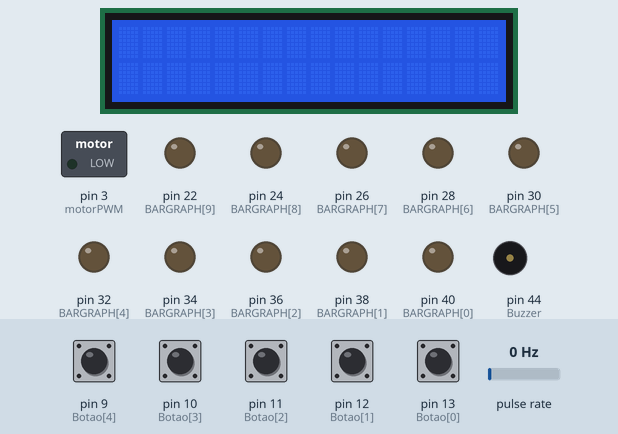
The sketch below on a simulated Arduino Mega 2560, built with avr-gcc and run on an emulated ATmega2560. Shown: 16×2 character LCD, switched loads named in the sketch (green lamp = pin HIGH), output pins drawn as LEDs (lit = HIGH), buzzer (waves = sounding, pin HIGH). Wiring (inferred from the names in the program): pulse sensor: data pin 2. The test bench sets the inputs (shaded band); at power-on: pin 9 (Botao[4]), pin 10 (Botao[3]), pin 11 (Botao[2]), pin 12 (Botao[1]), pin 13 (Botao[0]) LOW, pulse rate 0 Hz. What the sketch prints to the serial monitor is not drawn.

Above: at 1.2 s.
1.3 s: pin 9 (Botao[4]) pulled HIGH for 0.15 s
At 1.6 s:
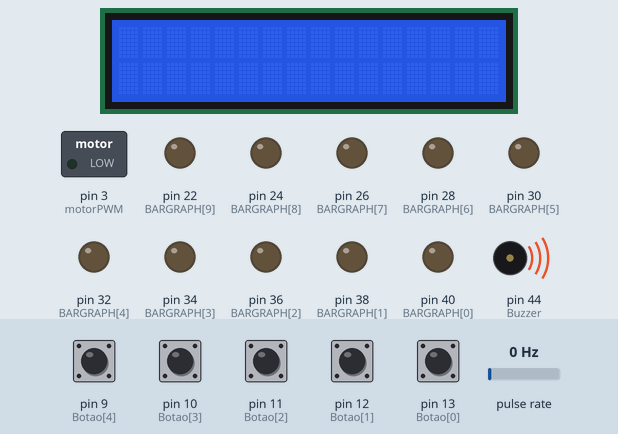
2.0 s: pin 11 (Botao[2]) pulled HIGH for 1 s
At 3.2 s:
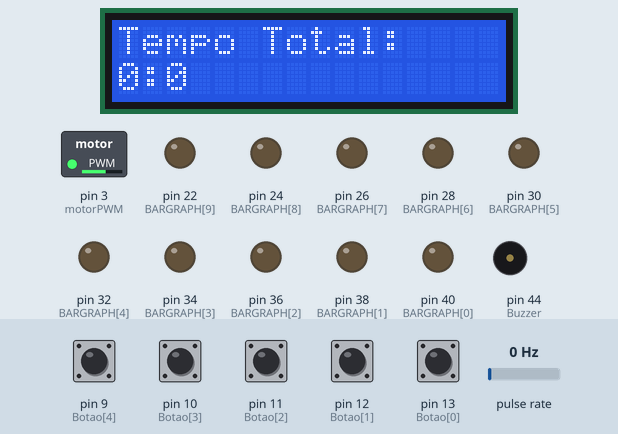
5.0 s: pin 10 (Botao[3]) pulled HIGH for 0.15 s
At 5.7 s:
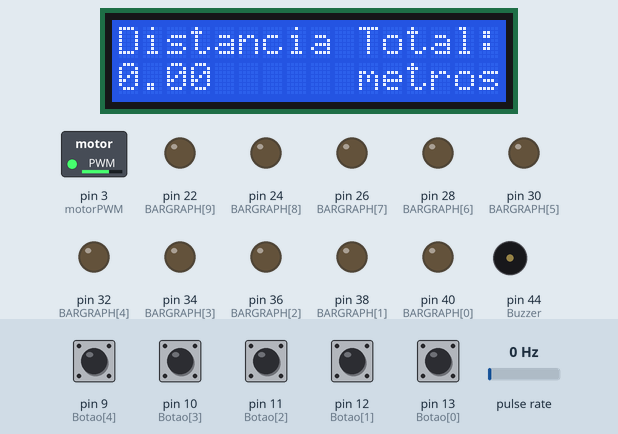
8.1 s: pin 10 (Botao[3]) pulled HIGH for 1 s
At 9.2 s:
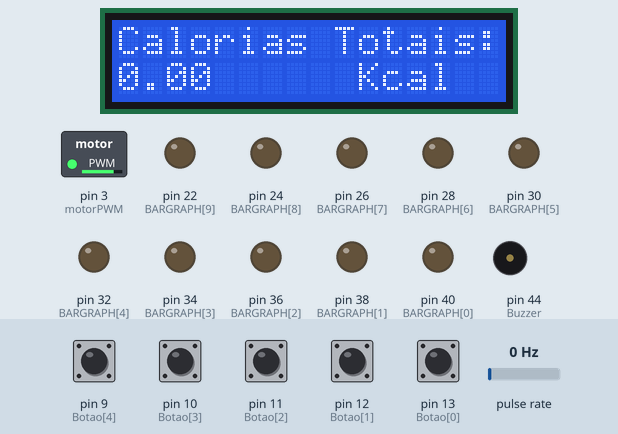
11.5 s: pulse rate (sensor on pin 2) set to 150 Hz
At 12.2 s:
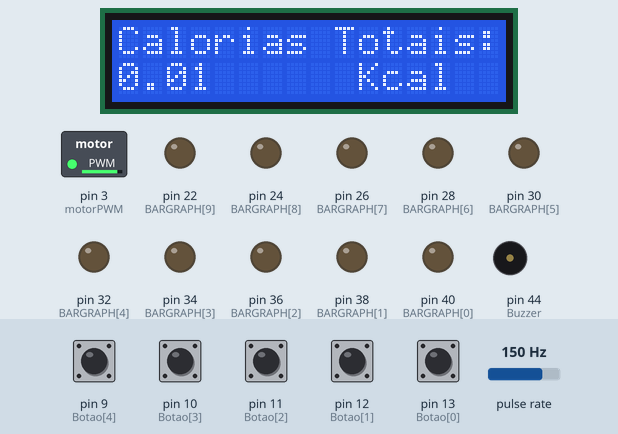
13.3 s: pin 10 (Botao[3]) pulled HIGH for 0.15 s
At 14.6 s:
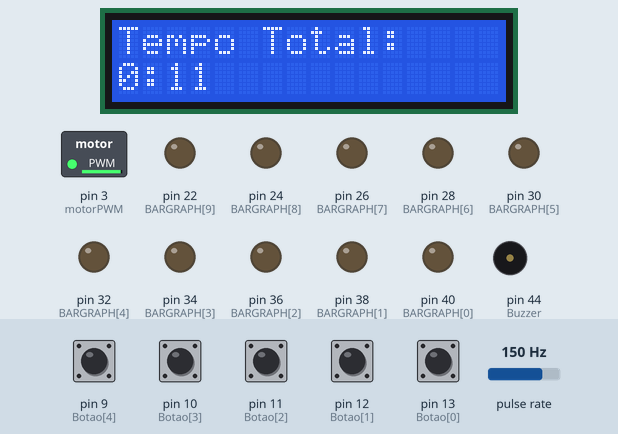
Timing chart, 0 to 15.0 s (numbered marks = the images above; inputs shaded):
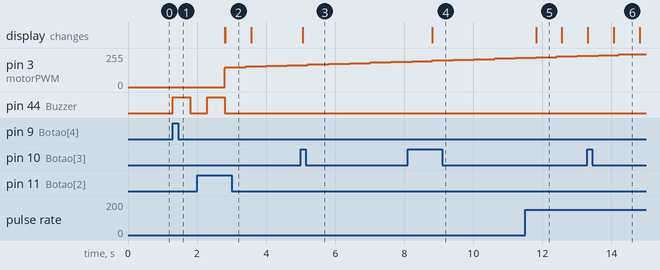

Measured:
- after the input at 1.3 s, pin 44 (Buzzer): LOW → HIGH at once, → LOW 0.50 s later
- after the input at 2.0 s, the display: first differs from a run without the input after 0.82 s (image 2)
- after the input at 5.0 s, the display: changes after 0.06 s (image 3)
- after the input at 8.1 s, the display: changes after 0.71 s (image 4)
- after the input at 11.5 s, the display: changes after 0.32 s (image 5)
- after the input at 13.3 s, the display: first changes at once (image 6 shows a later state)
- what the display in image 5 shows lasts 0.8 s, from 11.8 s to 12.6 s

The sketch:

Proj1_Renan.ino
```cpp
#include <LiquidCrystal.h>
LiquidCrystal lcd(52, 51, 50, 49, 48, 47); //LiquidCrystal lcd(12, 11, 5, 4, 3, 2);

int pulsosPorSegundo = 0;
volatile int contPulsos = 0;
int pwm = 0;
int potMotor = 140;
int qtdVelocidade = 0;
float velEscolhida = 5;
float voltasPorSegundo = 0;
float velocidadeLinear = 0;
float velocidadeMotor = 0;
float velocidadeSoma = 0;
float velocidadeMedia = 0;

float velMax = 9.0;
float velMin = 4.0;
float velIntervalo = 0;  //bargraph

float distanciaTotal = 0;
float caloriasTotais = 0;
float tempoTotal = 0;

const int qtdMedia = 10;
float velocidade[qtdMedia];

int flagEncoder = 1;
int flagBotao[5] = {1, 1, 1, 1, 1};
int flagTeste = 0;
int flagLigado = 0;
int flagInicio = 0;
int flagTela = 0;
int flagBuz = 0;
int flagPosDisplay = 0;

int EstadoEncoder = 0;
int EstadoBotao[5] = {0, 0, 0, 0, 0};

long millisBase = 0;
long millisVel = 0;
long millisBounce[5] = {0, 0, 0, 0, 0};
long millisMotor = 0;
long millisExibir = 0;
long millisBuz = 0;
long millisBargraph = 0;

int tempoExibirM = 0;
int tempoExibirS = 0;
long tempoLigou = 0;

const int encoderIn = 2;
const int Botao[5] = {13, 12, 11, 10, 9};
const int motorPWM = 3;
const float raioMotor = 2.5; //centimetros
const float pi = 3.14159265359;
const int Buzzer = 44;
const int BARGRAPH[] = {40, 38, 36, 34, 32, 30, 28, 26, 24, 22, 20};

void interrupcao() // Cada pulso do sensor laser de encoder gera uma interrupcao
{
  EstadoEncoder = digitalRead(encoderIn);

  if (EstadoEncoder == 1 && flagEncoder == 0)
  {

    contPulsos++;

  }
  flagEncoder = EstadoEncoder;

}

void setup()
{
  Serial.begin(9600);  // Esta função "setup" roda uma vez quando a placa e ligada ou resetada
  attachInterrupt(digitalPinToInterrupt(2), interrupcao, CHANGE);  // Configurando a interrupção externa

  pinMode(encoderIn, INPUT);
  pinMode(motorPWM, OUTPUT);
  pinMode(Botao[0], INPUT);
  pinMode(Botao[1], INPUT);
  pinMode(Botao[2], INPUT);
  pinMode(Botao[3], INPUT);
  pinMode(Botao[4], INPUT);
  pinMode(Buzzer, OUTPUT);
  velocidadeLinear = 0;

  for (int i = 0; i < 5; i++)
  {
    velocidade[i] = 0;
  }


  for (int i = 0; i < 10; i++)
  {
    pinMode(BARGRAPH[i], OUTPUT);
    Serial.begin(9600);
  }

  lcd.begin(16, 2);  // Define o número de colunas e linhas do display LCD usado

}

void bargraphControle()
{

  if ((millis() - millisBargraph) >= 500)
  {
    millisBargraph = millis();

    velIntervalo = (velMax - velMin) / 10;
    for (int i = 0; i <= 9; i++)
    {
      if ((velMin + (velIntervalo * i) ) <= velocidadeLinear)
      {
        digitalWrite(BARGRAPH[i], HIGH);
      }
      else
      {
        digitalWrite(BARGRAPH[i], LOW);
      }
    }
  }
}

void regulaMotor()
{
  if ((millisBase - millisMotor) >= 600)
  {
    millisMotor = millisBase;
    // regula PWM de acordo com a velocidade media
    velocidadeMotor = velocidadeMedia;
    if (velocidadeMedia > velEscolhida)
    {
      if (potMotor > 100)
      {
        if ((velocidadeMedia - velEscolhida) > 2 && potMotor > 10)
          potMotor -= 5;
        else
        {
          //if (velocidadeLinear > velEscolhida)
          potMotor--;
        }
      }
    }
    else
    {
      if (potMotor < 255)
      {
        if ((velEscolhida - velocidadeMedia) > 2 && potMotor < 245)
          potMotor += 5;
        else
        {
          //if (velocidadeLinear < velEscolhida)
          potMotor++;
        }
      }
    }
    Serial.print("Vel média = ");
    Serial.println((float)(velocidadeMedia));
    //Serial.print("POT = ");
    //Serial.println(velocidadeLinear);
    Serial.print("PWM = ");
    Serial.println(pwm);
    //Serial.print("Tempo = ");
    //Serial.println(tempoTotal);
    Serial.println("");
  }
}

void calcular()
{
  if ((millisBase - millisVel) >= 100) // Calcula velocidade momentanea, média
  {
    millisVel = millisBase;
    pulsosPorSegundo = contPulsos;
    contPulsos = 0;
    voltasPorSegundo = ((float) pulsosPorSegundo / (float) 60) * (float) 10;
    velocidadeLinear = (voltasPorSegundo * 2 * pi * raioMotor) * (3.6 / 100.0);

    velocidadeSoma = 0;//
    for (int i = 0; i < (qtdMedia - 1); i++)
    {
      velocidade[i] = velocidade[i + 1];
      //Serial.println(velocidade[i]);//
      velocidadeSoma += velocidade[i]; //
    }
    //Serial.println();
    velocidade[qtdMedia - 1] = velocidadeLinear;

    velocidadeSoma += velocidadeLinear; //

    //velocidadeSoma += velocidadeLinear;
    if (qtdVelocidade < qtdMedia)
    {
      qtdVelocidade++;
    }
    velocidadeMedia = (velocidadeSoma / (float) qtdVelocidade);

    tempoTotal += 0.1;
    distanciaTotal += ((velocidadeLinear) / 36.0); // em metros.
    caloriasTotais =  (tempoTotal / 3600.0) * (70.0) * ((3.6 * distanciaTotal) / (tempoTotal)); // 1h   70kg   10km/h   ->   1h x 70kg x 10km/h   =   700kcal
  }
}

void ligar()
{
  digitalWrite(Buzzer, HIGH);
  delay(500);
  digitalWrite(Buzzer, LOW);
  delay(500);
  digitalWrite(Buzzer, HIGH);
  delay(500);
  digitalWrite(Buzzer, LOW);
  flagInicio = 1;
  tempoLigou = millis();
}

void desligar()
{
  flagBotao[4] = 1;
  analogWrite(motorPWM, 0);
  lcd.clear();

  for (int i = 0; i < 5; i++)
  {
    velocidade[i] = 0;
  }


  pulsosPorSegundo = 0;
  contPulsos = 0;
  pwm = 0;
  potMotor = 140;
  qtdVelocidade = 0;
  velEscolhida = 5;
  voltasPorSegundo = 0;
  velocidadeLinear = 0;
  velocidadeSoma = 0;
  velocidadeMedia = 0;

  distanciaTotal = 0;
  caloriasTotais = 0;
  tempoTotal = 0;

  flagEncoder = 1;
  flagTeste = 0;
  flagLigado = 0;//
  flagInicio = 0;//
  flagTela = 0;
  flagBuz = 0;//

  EstadoEncoder = 0;

  for (int i = 0; i <= 9; i++)
  {
    digitalWrite(BARGRAPH[i], LOW);
  }
}

void telaVelocidade()
{
  lcd.clear();
  lcd.setCursor(0, 0);
  lcd.print("Vel real: ");
  lcd.setCursor(10, 0);
  lcd.print(velocidadeLinear);
  lcd.setCursor(0, 1);
  lcd.print("Desejada: ");
  lcd.setCursor(10, 1);
  lcd.print(velEscolhida);
}

void telaTempo()
{
  tempoExibirS = (int)((int)tempoTotal % 60);  //em segundos
  tempoExibirM = (int)(tempoTotal - tempoExibirS) / 60;  //em segundos
  if (tempoExibirM < 10)
  {
    flagPosDisplay = 1;
  }
  else if (tempoExibirM < 100)
  {
    flagPosDisplay = 2;
  }
  else if (tempoExibirM < 1000)
  {
    flagPosDisplay = 3;
  }
  else
  {
    flagPosDisplay = 4;
  }
  lcd.clear();
  lcd.setCursor(0, 0);
  lcd.print("Tempo Total: ");
  lcd.setCursor(0, 1);
  lcd.print(tempoExibirM);
  lcd.setCursor(flagPosDisplay, 1);
  lcd.print(":");
  lcd.setCursor((flagPosDisplay + 1), 1);
  lcd.print(tempoExibirS);
  lcd.setCursor(9, 1);
}

void loop()
{
  millisBase = millis();
  EstadoBotao[0] = digitalRead(Botao[0]);
  EstadoBotao[1] = digitalRead(Botao[1]);
  EstadoBotao[2] = digitalRead(Botao[2]);
  EstadoBotao[3] = digitalRead(Botao[3]);
  EstadoBotao[4] = digitalRead(Botao[4]);

  if (flagLigado == 1)
  {
    //Ligado
    if (flagInicio == 0)
    {
      ligar();
    }
    pwm = map(potMotor, 0, 255, 0, 255);
    analogWrite(motorPWM, pwm);
    if (EstadoBotao[0] == 1 || EstadoBotao[1] == 1 || EstadoBotao[2] == 1 || EstadoBotao[3] == 1 || EstadoBotao[4] == 1)
    {
      if ((millisBase - millisBounce[0]) >= 250)
      {
        millisBounce[0] = millisBase;
        if (EstadoBotao[0] == 1 && velEscolhida < velMax)
        {
          velEscolhida += 0.5;
        }
        if (EstadoBotao[1] == 1 && velEscolhida > velMin)
        {
          velEscolhida -= 0.5;
        }
        if (EstadoBotao[3] == 1) // Mudar tela
        {
          if (flagBotao[3] == 0)
          {
            flagBotao[3] = 1;
            flagTela++;
            if (flagTela >= 4)
              flagTela -= 4;
          }
        }
        else
        {

        }
        if (EstadoBotao[4] == 1) // Desligar
        {
          if (flagBotao[4] == 0)
          {
            desligar();
          }
        }
      }

    }
    else
    {
      if (EstadoBotao[4] == 0)
        flagBotao[4] = 0;
      if (EstadoBotao[3] == 0)
        flagBotao[3] = 0;
    }

    calcular();
    regulaMotor();
    bargraphControle();

    if ((millisBase - millisExibir) >= 750 && flagTeste == 0)  //exibe no display
    {
      millisExibir = millisBase;
      if (EstadoBotao[2] == 1)
      {
        if (flagTela == 0)
        {
          telaTempo();
        }
        if (flagTela == 3)
        {
          telaVelocidade();
        }

      }
      else
      {
        if (flagTela == 0)
        {
          telaVelocidade();
        }
        if (flagTela == 1)
        {
          lcd.clear();
          lcd.setCursor(0, 0);
          lcd.print("Distancia Total: ");
          lcd.setCursor(0, 1);
          lcd.print(distanciaTotal);
          lcd.setCursor(10, 1);
          lcd.print("metros");
        }
        if (flagTela == 2)
        {
          lcd.clear();
          lcd.setCursor(0, 0);
          lcd.print("Calorias Totais: ");
          lcd.setCursor(0, 1);
          lcd.print(caloriasTotais);
          lcd.setCursor(10, 1);
          lcd.print("Kcal");
        }
        if (flagTela == 3)
        {
          telaTempo();
        }
      }

    }
  }
  else
  {
    //Desligado
    flagInicio = 0;
    if ((EstadoBotao[4] == 1))
    {
      if (flagBotao[4] == 0 && (millisBase - millisBounce[0]) >= 150)
      {
        millisBounce[0] = millisBase;
        flagBotao[4] = 1;
        flagLigado = 1;
      }
    }
    else
    {
      flagBotao[4] = 0;
    }
  }

}
```
